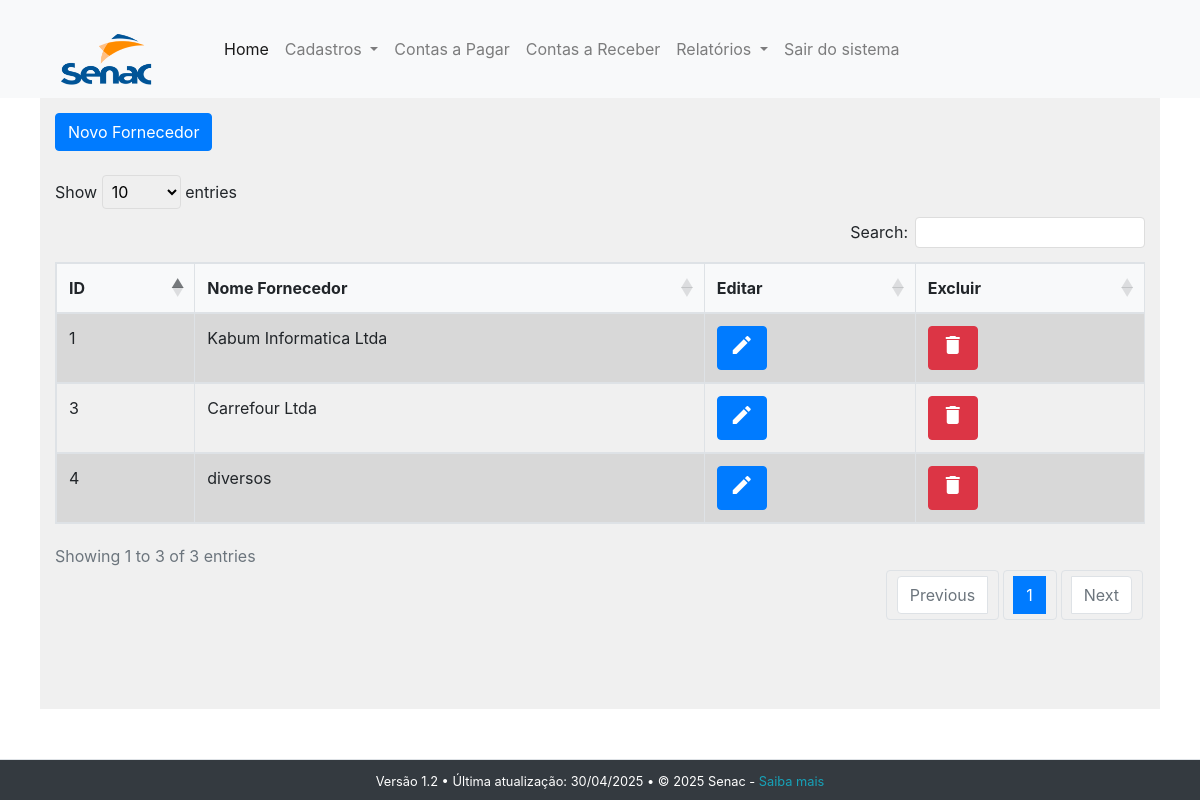
The page /fornecedores_main.php (signed in) on the database its author committed.
### tables this page shows
CREATE TABLE `fornecedores` (
  `id_fornecedor` int(11) NOT NULL,
  `nome_fornecedor` varchar(80) NOT NULL,
  `cpf_cnpj` varchar(25) NOT NULL,
  `celular` varchar(15) NOT NULL,
  `email` varchar(100) NOT NULL,
  `cep` varchar(10) NOT NULL,
  `logradouro` varchar(60) NOT NULL,
  `numero` varchar(15) NOT NULL,
  `complemento` varchar(15) NOT NULL,
  `bairro` varchar(50) NOT NULL,
  `cidade` varchar(50) NOT NULL,
  `estado` varchar(2) NOT NULL,
  `contato` varchar(50) NOT NULL
);

### fornecedores_main.php (the view, shortened to what this page needs)
<!DOCTYPE html>
<html lang="pt-br">
<head>
    <link rel="stylesheet"
    href="https://stackpath.bootstrapcdn.com/bootstrap/4.1.3/css/bootstrap.min.css">
    <link rel="stylesheet" type="text/css" href="style.css">
    <link rel="stylesheet" type="text/css" href="https://cdn.datatables.net/1.13.7/css/dataTables.bootstrap5.min.css">
<link rel="stylesheet" type="text/css" href="https://cdn.datatables.net/responsive/2.5.0/css/responsive.bootstrap5.min.css">
</head>
<body>
<?php
    include 'conexao.php';
    include 'menu.php';
?>
<div class="margens">
<a href="incluir_fornecedores.php" class="btn btn-primary">Novo Fornecedor</a>
<br><br>
<table id="myTable" class="table table-striped table-bordered dt-responsive nowrap">
  <thead>
    <tr>
      <th scope="col">ID</th>
      <th scope="col">Nome Fornecedor</th>
      <th scope="col">Editar</th>
      <th scope="col">Excluir</th>
    </tr>
  </thead>
  <tbody>
  <?php
        $sql = "SELECT id_fornecedor,nome_fornecedor FROM fornecedores";
        $stmt = $pdo->query($sql);
        while ($row = $stmt->fetch(PDO::FETCH_ASSOC)) {
            $id_fornecedor = $row['id_fornecedor'];
            $nome_fornecedor = $row['nome_fornecedor'];
   ?>
    <tr>
      <td><?php echo htmlspecialchars($id_fornecedor); ?></td>
      <td><?php echo htmlspecialchars($nome_fornecedor); ?></td>
      <td><a href="editar_fornecedores.php?id_fornecedor=<?php echo
      htmlspecialchars($id_fornecedor); ?>"
      class="btn btn-primary"><i class="material-icons">edit</i></a></td>
      <td><a href="#" onclick="confirmarExclusao(<?php echo htmlspecialchars($id_fornecedor); ?>)"
      class="btn btn-danger"><i class="material-icons">delete</i></a></td>
    </tr>
    <?php
        }
    ?>
  </tbody>
</table>
<br><br><br>
</div>
<?php
include 'rodape.php';
?>
</body>
</html>

### style.css (style rules this page uses)
.margens { margin-left: 40px; margin-right: 40px; background-color: #f0f0f0; padding: 15px; }
table { width: 100% !important; }
.table thead th { background-color: #f8f9fa; border-bottom: 2px solid #dee2e6; }

### rows shown on the page
fornecedores: id_fornecedor "1", nome_fornecedor "Kabum Informatica Ltda"
fornecedores: id_fornecedor "3", nome_fornecedor "Carrefour Ltda"
fornecedores: id_fornecedor "4", nome_fornecedor "diversos"
